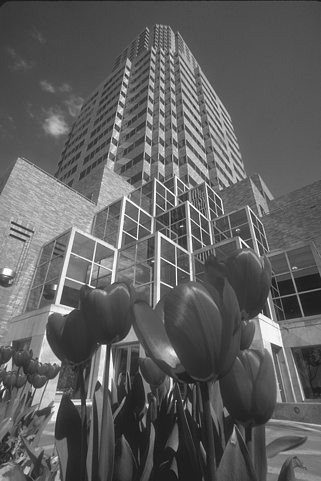
%> input picture cs558/cs558s18_hw1/red.pgm, 321 x 481 px
$ octave hw1.m   (GNU Octave 9; MATLAB toolbox functions it lacks are replaced by stand-ins)
%> lines starting %> are read from the running program, lines starting %| are printed output that depends on the picture
red = imread('red.pgm');
%> red is the input picture: size 481x321 uint8; min 22, max 255, mean 95.9
plane = imread('plane.pgm');
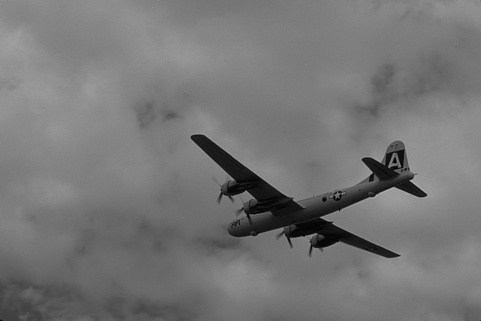
%> input picture cs558/cs558s18_hw1/plane.pgm, 481 x 321 px
%> plane is the input picture: size 321x481 uint8; min 1, max 177, mean 118.3
kangaroo = imread('kangaroo.pgm');
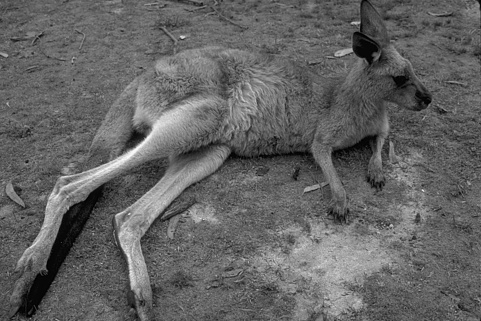
%> input picture cs558/cs558s18_hw1/kangaroo.pgm, 481 x 321 px
%> kangaroo is the input picture: size 321x481 uint8; min 0, max 253, mean 99.5

%           Gaussian problem 1          %

prompt = 'What is the sigma value?';
sigma = input(prompt);
%> the answer given: 2
% sigma = 3;

doubleR = double(red);
doubleP = double(plane);
doubleK = double(kangaroo);

siz = 5;

[x, y] = meshgrid(-siz:siz, -siz:siz);
exponent = -(x.^2 + y.^2) / (2 * (sigma^2));
gaus = exp(exponent)/(2*pi*(sigma^2));

col = size(x,1)-1;
row = size(y,1)-1;

output = zeros(size(doubleR));
doubleR = padarray(doubleR, [siz,siz]);
%> doubleR: size 491x331 double
doubleP = padarray(doubleP, [siz,siz]);
%> doubleP: size 331x491 double
doubleK = padarray(doubleK, [siz,siz]);
%> doubleK: size 331x491 double

for i=1:size(doubleR, 1)-col
    for j=1:size(doubleR, 2)-row
        temp = doubleR(i:i+col, j:j+col).*gaus;
        Output0(i,j) = sum(temp(:));
    end
end
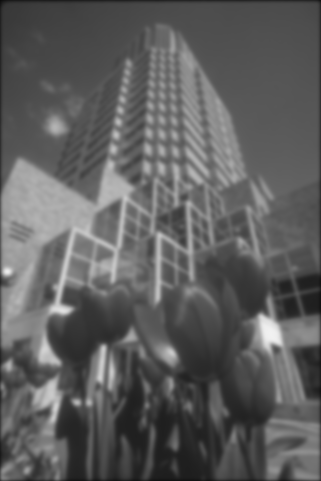
%> Output0: size 481x321 double; min 11.4, max 241.3, mean 94.2

Output0 = uint8(Output0);
%> Output0: size 481x321 uint8
figure,imshow(Output0);

for i=1:size(doubleP, 1)-col
    for j=1:size(doubleP, 2)-row
        temp = doubleP(i:i+col, j:j+col).*gaus;
        Output1(i,j) = sum(temp(:));
    end
end

Output1 = uint8(Output1);
%> Output1: size 321x481 uint8
figure,imshow(Output1);

for i=1:size(doubleK, 1)-col
    for j=1:size(doubleK, 2)-row
        temp = doubleK(i:i+col, j:j+col).*gaus;
        Output2(i,j) = sum(temp(:));
    end
end

Output2 = uint8(Output2);
%> Output2: size 321x481 uint8
figure,imshow(Output2);


%               Sobel Problem 2             %

R = red;
P = plane;
K = kangaroo;
sobR = double(red);
sobP = double(plane);
sobK = double(kangaroo);

for i=1:size(sobR,1)-2
    for j=1:size(sobR,2)-2
        Gx=((2*sobR(i+2,j+1)+sobR(i+2,j)...
        +sobR(i+2,j+2))-(2*sobR(i,j+1)...
        +sobR(i,j)+sobR(i,j+2)));
        Gy=((2*sobR(i+1,j+2)+sobR(i,j+2)+sobR(i+2,j+2))...
        -(2*sobR(i+1,j)+sobR(i,j)+sobR(i+2,j)));

        R(i,j) = sqrt(Gx.^2+Gy.^2);
    end
end
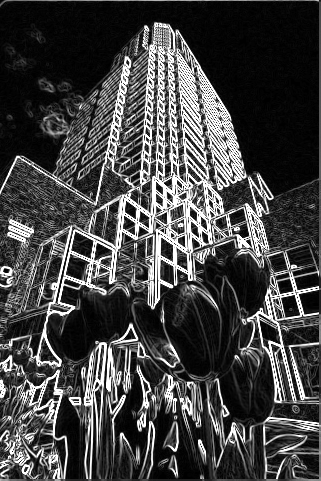
%> R: size 481x321 uint8; min 0, max 255, mean 68

% figure,imshow(R);
% builtinR = edge(red, 'sobel', 'nothinning');
% figure, imshow(builtinR); %this is the builtin sobel filter
threshR = 250; %calculated this by comparing built in to computed filter
R = max(R, threshR);
R(R==round(threshR))=0;
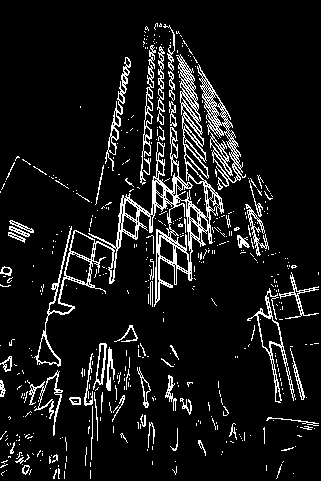
%> R: size 481x321 uint8; min 0, max 255, mean 23.2
R = uint8(R);
figure, imshow(R); %this is what was computed


for i=1:size(sobP,1)-2
    for j=1:size(sobP,2)-2
        Gx=((2*sobP(i+2,j+1)+sobP(i+2,j)...
        +sobP(i+2,j+2))-(2*sobP(i,j+1)...
        +sobP(i,j)+sobP(i,j+2)));
        Gy=((2*sobP(i+1,j+2)+sobP(i,j+2)+sobP(i+2,j+2))...
        -(2*sobP(i+1,j)+sobP(i,j)+sobP(i+2,j)));

        P(i,j) = sqrt(Gx.^2+Gy.^2);
    end
end

% builtinP = edge(plane, 'sobel', 'nothinning');
% figure, imshow(builtinP); %this is the builtin sobel filter
threshP = 115;
P = max(P, threshP);
P(P==round(threshP))=0;
P = uint8(P);
figure, imshow(P); %this is what was computed


for i=1:size(sobK,1)-2
    for j=1:size(sobK,2)-2
        Gx=((2*sobK(i+2,j+1)+sobK(i+2,j)...
        +sobK(i+2,j+2))-(2*sobK(i,j+1)...
        +sobK(i,j)+sobK(i,j+2)));
        Gy=((2*sobK(i+1,j+2)+sobK(i,j+2)+sobK(i+2,j+2))...
        -(2*sobK(i+1,j)+sobK(i,j)+sobK(i+2,j)));

        K(i,j) = sqrt(Gx.^2+Gy.^2);
    end
end
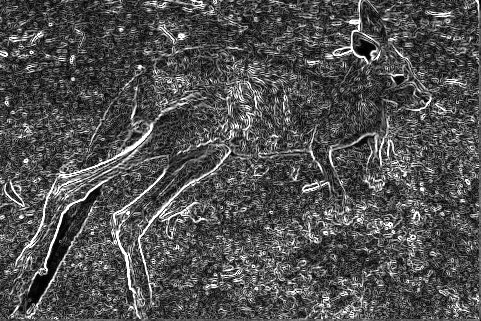
%> K: size 321x481 uint8; min 0, max 255, mean 80.3
% builtinK = edge(kangaroo, 'sobel', 'nothinning');
% figure, imshow(builtinK); %this is the builtin sobel filter
threshK = 200;
K = max(K, threshK);
K(K==round(threshK))=0;
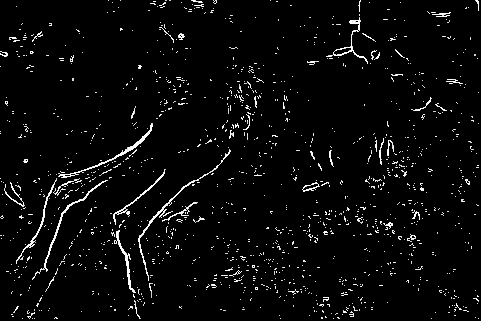
%> K: size 321x481 uint8; min 0, max 255, mean 9.4
K = uint8(K);
figure, imshow(K); %this is what was computed


%               Non Maximum Suppression Problem 3       %
